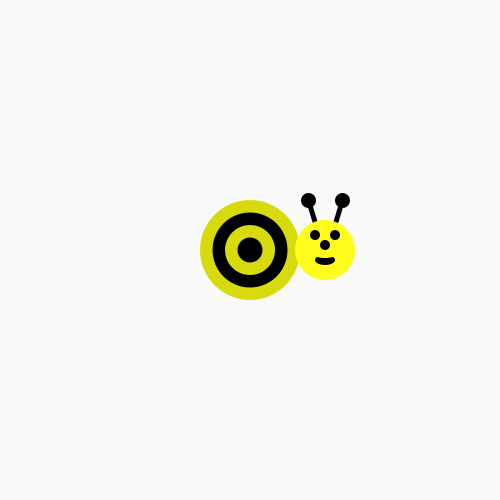
Frame 1 (no input)
Frame 60 (the mouse pressed at the canvas centre just before this capture): identical to frame 1, image omitted
Frame 120 (the mouse held since frame 60 and released just before this capture): identical to frame 1, image omitted

The Processing sketch that drew this single still picture (run headless with seeded random() and noise(); from frame 60 on, the mouse is pressed at the canvas centre):

// Processing sketch: bumble_bee
// ── bumble_bee.pde
int size = 250;
void draw() {
  background(#FAFAFA);
/*Use a loop to make a body for the Bee!
Then put his head on using drawBeeFace(x,y)
Use Modulo to make the colors alternate 
*/
size = 100;
  for(int i = 0; i < 5; i++)
  {
    if(i % 2 == 0)
    {
      fill(#D7DB0B);
    }
    else
    {
     fill(#000000); 
    }
    ellipse(250, 250, size, size);
    size-=25;
  }
  drawBeeFace(325,250);
}

void drawFlower(int x, int y) {
     noStroke();
     translate(x, y);
     // draw 5 petals, rotating after each one
     fill(#c6ff89);      // green
      for (int i = 0; i < 5; i++) {
           ellipse(0, -40, 50, 50);
          rotate(radians(72));
     }
     fill(#fff9bb); // light yellow
     ellipse(0, 0, 50, 50);
} 
void drawBeeFace(int BeeFaceX, int BeeFaceY) {
     noStroke();
     fill(0, 0, 0);
     stroke(1);
     strokeWeight(5);
     line(BeeFaceX-10, BeeFaceY-27, BeeFaceX-17, BeeFaceY-50);
     line(BeeFaceX+10, BeeFaceY-27, BeeFaceX+17, BeeFaceY-50);
     ellipse(BeeFaceX-17, BeeFaceY-50, 10, 10);
     ellipse(BeeFaceX+17, BeeFaceY-50, 10, 10);
     noStroke();
     fill(255, 251, 28);
     ellipse(BeeFaceX, BeeFaceY, 60, 60); // face
     fill(255, 237, 209);
     fill(0,0,0);
      ellipse(BeeFaceX-10, BeeFaceY-15, 10, 10); // eyes
     ellipse(BeeFaceX+10, BeeFaceY-15, 10, 10);
      ellipse(BeeFaceX, BeeFaceY-5, 10, 10); // nose
      ellipse(BeeFaceX, BeeFaceY+10, 20, 10);// mouth
     fill(255, 251, 28);
     ellipse(BeeFaceX, BeeFaceY+5, 20, 6);
}

void setup() {
     ellipseMode(CENTER);
     size(500, 500);
     background(160, 160, 160);
      drawFlower(350, 100);
}
